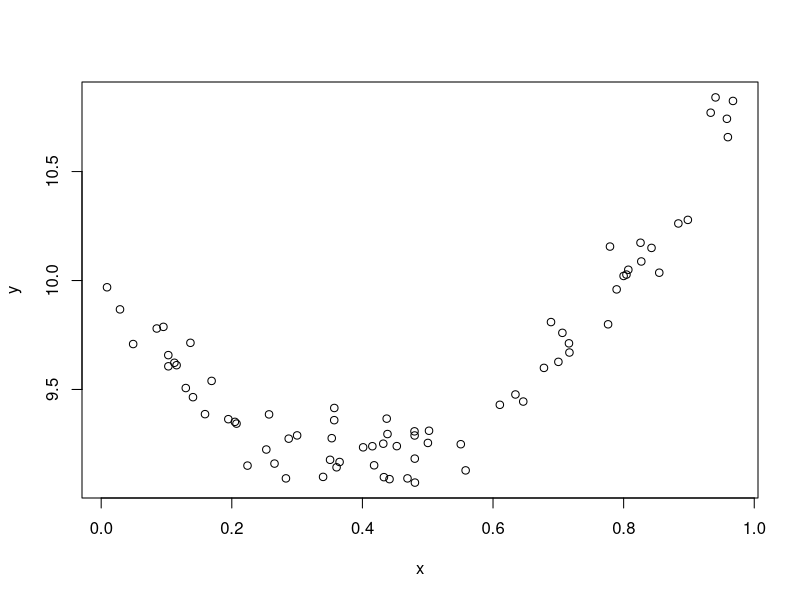

Write R code to recreate this figure.
# 
# Analyzing Simulations
#
# Fit statistical learning models to univariate data.
# Plot fitted models
# Interpret models
#
# @ J. Bravo

# Choose n between 30 - 200, and sample n values for x from a random uniform (0,1) distribution.
# Define y corresponding to x from the following quadratic function:
# y = 5x^2 - 4x - 10 + epsilon
# Where epsilon is normally dirtributed with mean 0 and standard deviation 0.1
# Will plot the data

set.seed(250)
# FirSt n
n <- 75

# Define x
x <- sort(runif(n, min = 0, max = 1))

# Noise will be stored in epsilon per relationship earlier
# Make sure to define arguments like mean though default is zero
epsilon <- rnorm(n, mean = 0, sd = 0.1)

# Now to define the relationship from earlier
# Between x and y
y <- 5*x^2 - 4*x + 10 + epsilon

xy_dframe <- data.frame(x, y)
with(xy_dframe, plot(x, y))

# Linear Model
xy_linefit <- lm(y ~ x, data = xy_dframe)
#
# The fitted model represents a line as a mathematical function of x
# It uses linear approximations to find the best fit for the data stored in x.
# Ultimately, it's the linear relationship that the model represents.
# Will implement the fitted model as a function in R
# And verify it model matches the values predicted by the model.
#
x2 <- seq(from = 0, to = 1, by = 0.1)
model_1 <- predict(xy_linefit, data.frame(xy_dframe))
print(model_1)

print(xy_linefit[["coefficients"]])
# model_1 first term value of 9.130463 is very close to the 9.121476 slope of the linear model.

#
# Quadratic Model
#